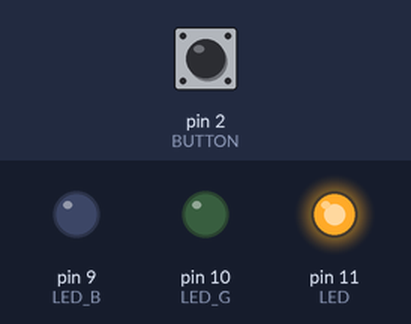
Bench run of a sketch on a simulated Arduino Uno, built with avr-gcc and run on an emulated ATmega328P. Parts: output pins drawn as LEDs (lit = HIGH). The inputs (shaded band) are chosen by the test bench; at power-on: pin 2 (BUTTON) HIGH. What the sketch prints to the serial monitor is not drawn.

Above: at 0.15 s.
At 5.01 s:
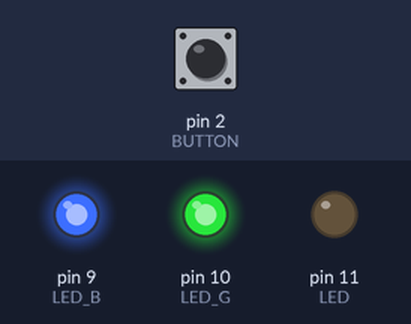
At 9.87 s:
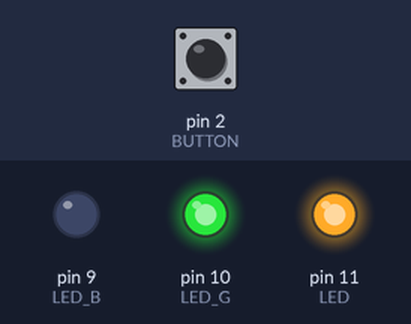
At 19.6 s:
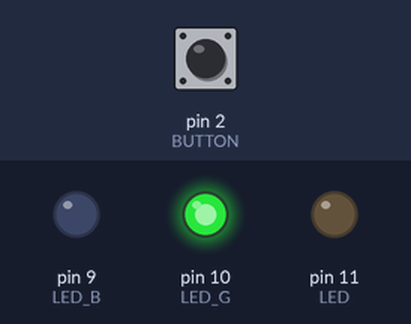
At 29.63 s:
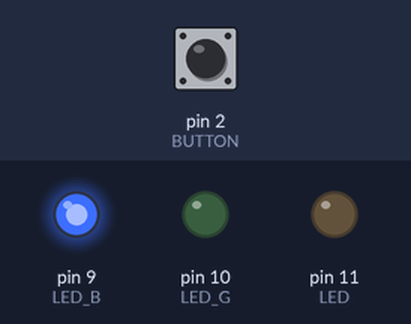
At 39.35 s:
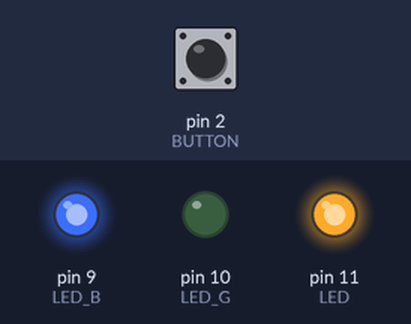
Timing chart, 0 to 40.0 s (numbered marks = the images above):
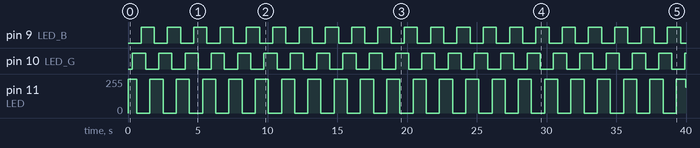

Measured:
- by itself, pin 9 (LED_B), pin 10 (LED_G): alternates HIGH for 0.94 s and LOW for 0.94 s
- by itself, pin 11 (LED): 0/255 → 255/255 at 0.00 s, → 0/255 0.63 s later, → 255/255 0.94 s later, → 0/255 0.94 s later, … (44 changes in this stretch)

The sketch:

ex3.ino
```cpp
#define LED 11
#define BUTTON 2
#define LED_R 11
#define LED_G 10
#define LED_B 9

void setup() {
  pinMode(LED, OUTPUT);
//  pinMode(LED_R, OUTPUT);
//  pinMode(LED_G, OUTPUT);
//  pinMode(LED_B, OUTPUT);
  pinMode(BUTTON, INPUT_PULLUP);
  EICRA |= (1 << ISC01);
  EIMSK |= (1 << INT0);
  sei();

  Serial.begin(9600);
  Serial.println("astept comenzi");
  setColourRgb(0,0,0);
}

char buf[20];
int i = 0;
long ts = 0;
bool blink_state = false;
int r = 255, g = 0, b = 120;

ISR(INT0_vect)
{
  // cod întrerupere externă PD2 /INT0
  // verificare tranziție pe front crescător, descrescător sau oricare
  // (după cum este configurat INT0)
  int res = digitalRead(LED);
  if (millis() - ts > 300) {
    if (res == 0)
      digitalWrite(LED, HIGH);
    else
      digitalWrite(LED, LOW);
    ts = millis();
  }


}

void setColourRgb(unsigned int red, unsigned int green, unsigned int blue) {
  analogWrite(LED_R, red);
  analogWrite(LED_G, green);
  analogWrite(LED_B, blue);
}

// Convert a given HSV (Hue Saturation Value) to RGB(Red Green Blue) and set the led to the color
//  h is hue value, integer between 0 and 360
//  s is saturation value, double between 0 and 1
//  v is value, double between 0 and 1
void setLedColorHSV(int h, double s, double v) {
  // this is the algorithm to convert from RGB to HSV
  double r = 0;
  double g = 0;
  double b = 0;

  double hf = h / 60.0;

  int i = (int)floor(h / 60.0);
  double f = h / 60.0 - i;
  double pv = v * (1 - s);
  double qv = v * (1 - s * f);
  double tv = v * (1 - s * (1 - f));

  switch (i)
  {
    case 0:
      r = v;
      g = tv;
      b = pv;
      break;
    case 1:
      r = qv;
      g = v;
      b = pv;
      break;
    case 2:
      r = pv;
      g = v;
      b = tv;
      break;
    case 3:
      r = pv;
      g = qv;
      b = v;
      break;
    case 4:
      r = tv;
      g = pv;
      b = v;
      break;
    case 5:
      r = v;
      g = pv;
      b = qv;
      break;
  }

  //set each component to a integer value between 0 and 255
  int red = constrain((int)255 * r, 0, 255);
  int green = constrain((int)255 * g, 0, 255);
  int blue = constrain((int)255 * b, 0, 255);

  setColourRgb(red, green, blue);
}

void loop() {
  for (int i = 0; i < 360; i++) {
    setLedColorHSV(i, 1, 1);
    delay(5);
  }
}
```
